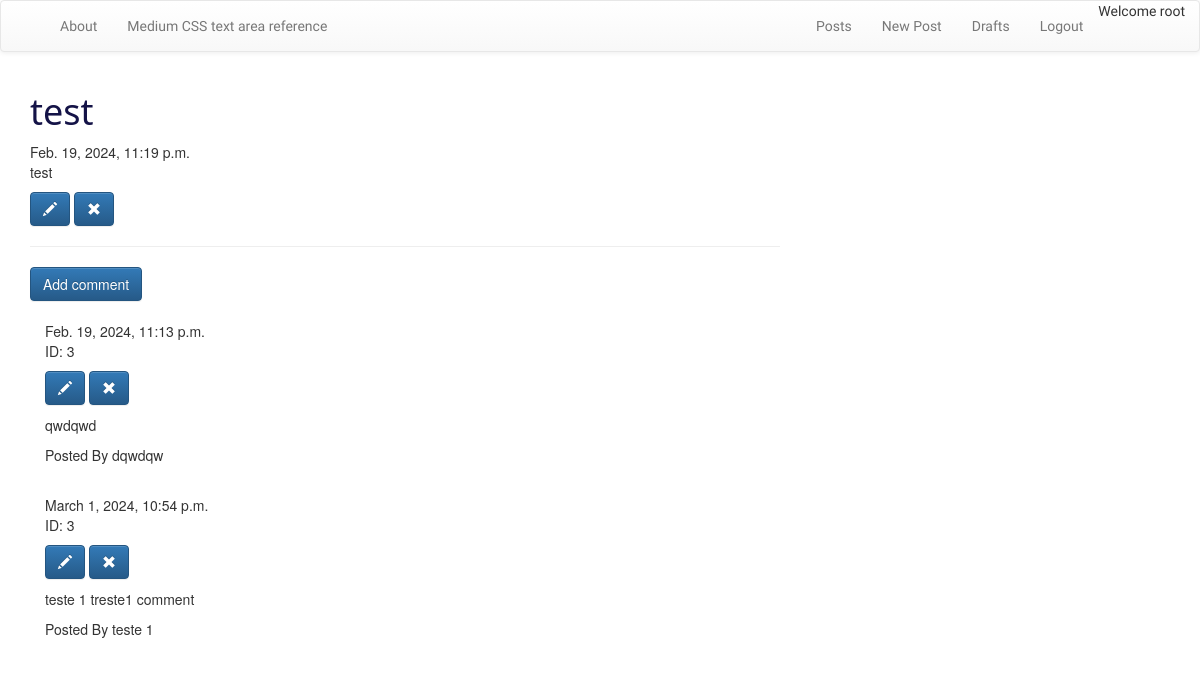
Screenshot of /post/3/ (signed in) with the database file from the repository.
### blog_app/models.py (models this page shows, shortened)
class Post(models.Model):
    post_id = models.AutoField(primary_key=True)
    autor = models.ForeignKey("auth.User",on_delete=models.SET_NULL, null=True)
    title = models.CharField(max_length=200)
    text = models.TextField()
    create_date = models.DateTimeField(default=timezone.now())
    published_date = models.DateTimeField(blank=True, null=True)

class Comment(models.Model):
    comment_id = models.AutoField(primary_key=True)
    post = models.ForeignKey("blog_app.Post",on_delete=models.SET_NULL, null=True, related_name="comments")
    author = models.CharField(max_length=400)
    text = models.TextField()
    create_date = models.DateTimeField(default=timezone.now())
    approved_comment = models.BooleanField(default=False)

### blog_app/views.py (the view)
# urls.py: path(r'post/<int:pk>/', app_views.PostDetailView.as_view(), name="post_detail_url" ) ,
class PostDetailView(DetailView):
    model=Post

### blog_app/templates/blog_app/post_detail.html
{% extends "blog_app/base.html" %}
{% block content %}
<h1 class="">{{post.title}}</h1>
{% if post.published_date  %}
<div class="date postdate">
      {{post.published_date}}
</div>
{% else %}
<a href="{% url "blog_app:post_publish_url" pk=post.post_id%}" class="btn btn-default">Publish</a>
{% endif %}
<p class="postcontent"> {{post.title|safe|linebreaksbr}} </p>
{% if user.is_authenticated  %}
  <a class="btn btn-primary" href="{% url "blog_app:post_update_url" pk=post.post_id%}">
    <span class="glyphicon glyphicon-pencil"> </span>
  </a>
  <a class="btn btn-primary" href="{% url "blog_app:post_delete_url" pk=post.post_id%}">
    <span class="glyphicon glyphicon-remove"> </span>
  </a>
{% endif %}
<hr>
<a class="btn btn-primary btn-comment" href="{% url "blog_app:add_comment_to_post_url" pk=post.post_id%}">
  Add comment
</a>
<div class="container">
  {% for comment  in post.comments.all  %}
  <br>
    {% if user.is_authenticated or comment.approved_comment  %}
      {{comment.create_date}}
      {% if not comment.approved_comment %}
      <p>ID: {{comment.post.post_id}} </p>
      <a class="btn btn-primary" href="{% url "blog_app:comment_approve_url" pk=comment.comment_id %}">
        <span class="glyphicon glyphicon-pencil"> </span>
      </a>
      <a class="btn btn-primary" href="{% url "blog_app:comment_remove_url" pk=comment.comment_id %}">
        <span class="glyphicon glyphicon-remove"> </span>
      </a>
      {% endif %}
      <p>{{ comment.text|safe|linebreaks}}</p>
      <p>Posted By {{comment.author}} </p>
    {% endif %}
    {% empty %}
    <p>No Comments </p>
  {% endfor %}
</div>
{% endblock  %}

### blog_app/templates/blog_app/base.html (shortened to what this page needs)
<!DOCTYPE html>
{% load static %}
<html>
  <head>
    <link
      rel="stylesheet"
      href="https://maxcdn.bootstrapcdn.com/bootstrap/3.3.7/css/bootstrap.min.css"
    />
    <link
      rel="stylesheet"
      href="https://maxcdn.bootstrapcdn.com/bootstrap/3.3.7/css/bootstrap-theme.min.css"
    />
    <link
      rel="stylesheet"
      href="//cdn.jsdelivr.net/npm/medium-editor@latest/dist/css/medium-editor.min.css"
      type="text/css"
      media="screen"
      charset="utf-8"
    />
    <link rel="stylesheet" href="{% static 'CSS/blog.css'%}" />
  </head>
  <body>
    <nav class="navbar navbar-default navbar_font_cu1 custom-navbar">
      <div class="container">
        <ul class="nav navbar-nav">
          <li>
            <a href="{% url "blog_app:post_list_url"%}" class="navbar-brand bigbrand"></a>
          </li>
          <li>
            <a href="{% url "blog_app:about_url"%}">About</a>
          </li>
          <li>
            <a href="https://github.com/yabwe/medium-editor/tree/master"
              >Medium CSS text area reference</a
            >
          </li>
        </ul>
        <ul class="nav navbar-nav navbar-right">
            {% if  user.is_authenticated%}
            <li>
              <a href="{% url "blog_app:post_list_url" %}">Posts</a>
            </li>
            <li>
                <a href="{% url "blog_app:post_create_url" %}">New Post</a>
            </li>
            <li>
                <a href="{% url "blog_app:post_draft_url"%}">Drafts</a>
            </li>
            <li>
                <a href="{% url "logout"%}">Logout</a>
            </li>
            <li>
                <p> Welcome {{user.username}}</p>
            </li>
            {% endif %}
        </ul>
      </div>
    </nav>
    <div class="content container">
        <div class="row">
            <div class="col-md-8">
                <div class="blog_post">
                    {% block content %}
                    {% endblock %}
                </div>
            </div>
        </div>
    </div>
  </body>
</html>

### blog_app/static/CSS/blog.css (style rules this page uses)
.navbar_font_cu1 { font-family: "Russo One", sans-serif; font-weight: 400; font-style: normal; }
h1 { font-family: 'Segoe UI', Tahoma, Geneva, Verdana, sans-serif; color: rgb(20, 19, 71); }

### rows the page displays
Post: title "test", published_date "Feb. 19, 2024, 11:19 p.m."
Comment: create_date "Feb. 19, 2024, 11:13 p.m.", post.post_id "3", text "qwdqwd", author "dqwdqw"
Comment: create_date "March 1, 2024, 10:54 p.m.", post.post_id "3", text "teste 1 treste1 comment", author "teste 1"

### other values shown
{{ user.username }} "root"
